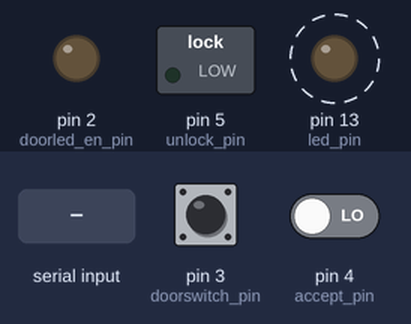
Bench run of a sketch on a simulated Arduino Uno, built with avr-gcc and run on an emulated ATmega328P. Parts: switched loads named in the sketch (green lamp = pin HIGH), output pins drawn as LEDs (lit = HIGH). Dashed ring = blinking. The inputs (shaded band) are chosen by the test bench; at power-on: pin 3 (doorswitch_pin) HIGH, pin 4 (accept_pin) LOW. What the sketch prints to the serial monitor is not drawn.

Above: at 1.2 s.
1.3 s: pin 3 (doorswitch_pin) pulled LOW for 0.15 s
At 2.5 s:
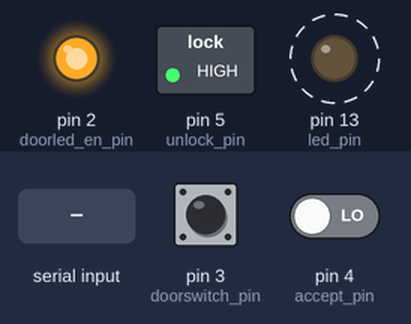
4.4 s: pin 4 (accept_pin) driven HIGH
At 7.3 s:
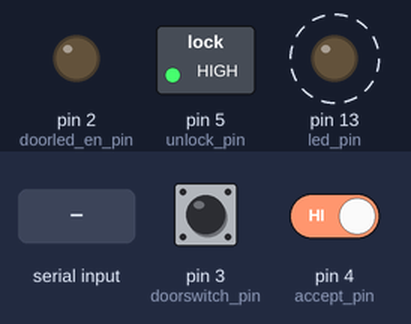
7.4 s: pin 4 (accept_pin) driven LOW
10.4 s: byte 30 received over Serial
13.4 s: byte 90 received over Serial
16.4 s: pin 3 (doorswitch_pin) pulled LOW for 1 s
At 17.5 s:
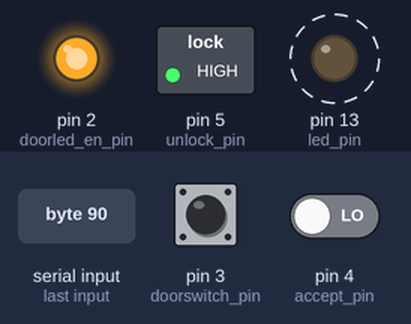
Timing chart, 0 to 21.4 s (numbered marks = the images above; inputs shaded):
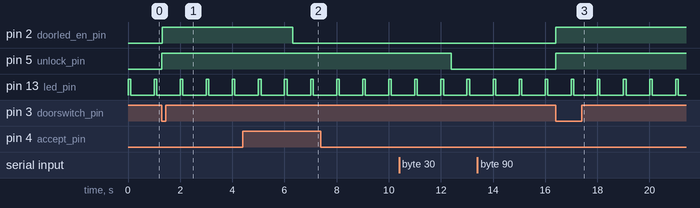

The sketch:

doorproto_v6_control.ino
```cpp
#include <MsTimer2.h>

int led_pin = 13;
int unlock_pin = 5; // to RELAY_EN line on relay board
int accept_pin = 4; // GPIO16 (physical pin number) from Raspberry Pi
int doorswitch_pin = 3; // DOORSW_EN on glue board JP3
int doorled_en_pin = 2; // DOORLED_EN pin on glue board JP3
// Arduino D0/RX goes to RFIDTX on glue board JP3
// Arduino D1/TX goes to TO_RPI_RXD on blue board JP3

// state of unlock output signal, logic is active high
boolean unlock_state = LOW;
// Set when unlock signal is activated, counts down and deactivates
// unlock signal when count reaches zero.
int unlock_countdown = 0;
// time for unlock signal to remain on once activated
int unlock_on_interval = 500;

// state of door LED, logic is active high
boolean doorled_state = LOW;
// Set when door LED is activated, counts down and LED is turned of at 0
int doorled_countdown = 0;
// time for door LED to remain on, in hundredths of a second
int doorled_on_interval = 500;

// last seen state of door switch, logic is active low
boolean last_doorswitch_state = HIGH;

// last seen state of Raspberry Pi GPIO 16, logic active high
// Raspberry Pi raises GPIO 16 to a high state when an entry code
// is accepted.
boolean last_accept_state = LOW;

// timer interrupt service routine to update system state
//
void update_state() {
  boolean activate_unlock = LOW;

  // update door LED state
  digitalWrite(doorled_en_pin,doorled_state);
  if ( doorled_countdown > 0 ) {
    doorled_countdown = doorled_countdown - 1;
    if ( doorled_countdown == 0) {
      doorled_state = LOW;
    }
  }
  // update door switch state
  // If door switch is asserted and door LED is inactive, activate door LED.
  // Since logic is active low, one wants the last state to be high
  // and the new state to be low.
  boolean new_doorswitch_state = digitalRead(doorswitch_pin);
  if ( last_doorswitch_state && ( ! new_doorswitch_state ) ) {
    if ( ! doorled_state ) {
      doorled_state = HIGH;
      doorled_countdown = doorled_on_interval;
      activate_unlock = HIGH;
    }
  }
  // update accept state
  boolean new_accept_state = digitalRead(accept_pin);
  if ( new_accept_state && ( ! last_accept_state ) ) {
    activate_unlock = HIGH;
  }
  //
  // update unlock state
  if ( unlock_countdown > 0 ) {
    unlock_countdown = unlock_countdown - 1;
    if ( unlock_countdown == 0 ) {
      unlock_state = LOW;
    }
  }
  if ( activate_unlock ) {
    unlock_state = HIGH;
    unlock_countdown = unlock_on_interval;
  }
  digitalWrite(unlock_pin, unlock_state);
}
//
void setup() {
  // put your setup code here, to run once:
  pinMode(led_pin, OUTPUT);
  pinMode(doorswitch_pin, INPUT_PULLUP);
  pinMode(doorled_en_pin, OUTPUT);
  pinMode(unlock_pin, OUTPUT);
  pinMode(accept_pin, INPUT);
  MsTimer2::set(10, update_state);
  MsTimer2::start();
  Serial.begin(9600);
}

int read_byte = 0;
bool byte_waiting = false;

void loop() {
  int led_blink_phase = millis() % 1000;

  // do a LED blink just to let people know somebody's home
  if ( led_blink_phase < 100 ) {
    digitalWrite(led_pin, HIGH);
  } else {
    digitalWrite(led_pin, LOW);
  }
  // relay bytes incoming on RX to TX, for Raspberry Pi to read
  if ( Serial.available() > 0 ) {
    read_byte = Serial.read();
    byte_waiting = true;
  }
  if ( byte_waiting ) {
    if ( Serial.availableForWrite() > 0 ) {
      Serial.write(read_byte);
      byte_waiting = false;
    }
  }
}
```

Measured:
- after the input at 1.3 s, pin 2 (doorled_en_pin), pin 5 (unlock_pin): LOW → HIGH at once
- after the input at 4.4 s, pin 5 (unlock_pin): stays HIGH (without the input it goes to LOW after 1.9 s)
- after the input at 16.4 s, pin 2 (doorled_en_pin), pin 5 (unlock_pin): LOW → HIGH at once
- by itself, pin 13 (led_pin): alternates HIGH for 0.10 s and LOW for 0.90 s
